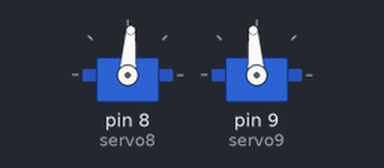
A sketch run on a simulated Arduino Uno, built with avr-gcc and run on an emulated ATmega328P. Shown: 2 × servo.

Above: at 0.05 s.
At 0.65 s:
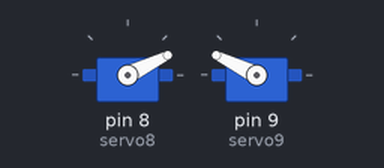
At 1.3 s:
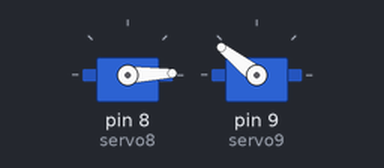
At 2.55 s:
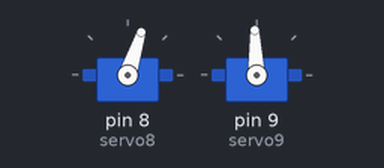
Timing chart, 0 to 6.2 s (numbered marks = the images above):
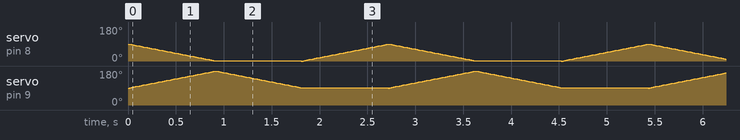

The sketch:

3_modules_garbage_bot_v3.ino
```cpp
#include <Servo.h>

// create servo objects to control servos
Servo servo8;
Servo servo9;

int angle = 45;


void setup() {
  // attaches servoes on pins to the servo objects
  servo8.attach(8);
  servo9.attach(9);
}

void loop() {
  servo8.write(90);  // tell servo to go to given position
  servo9.write(90);

  double ratio8 = 2;  // 90 / 45
  int delay_value = 20;

  if (angle < 90)
  {
    for (int step=0; step<angle; step++) {
      servo8.write(max(90 - ratio8 * step, 0));
      servo9.write(min(90 + ratio8 * step, 180));
      delay(delay_value);
    }
    for (int step=0; step<angle; step++) {
      servo9.write(180 - 2 * step);
      // servo8.write(2 * step);
      delay(delay_value);
    }
    for (int step=0; step<angle; step++) {
      servo8.write(2 * step);
      // servo9.write(180 - 2 * step);
      delay(delay_value);
    }
  }
}
```
